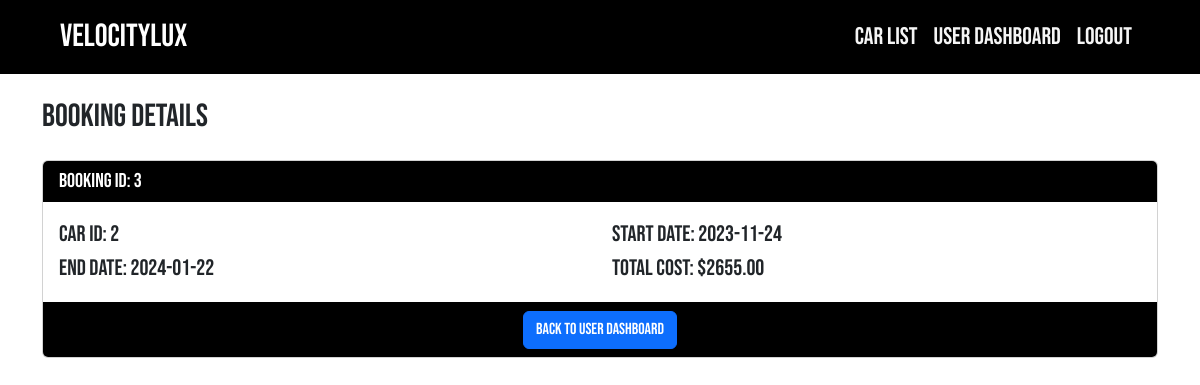
The app's page /components/view_booking_details.php?booking_id=3 (signed in) with its own data.
### tables this page shows
CREATE TABLE `bookings` (
  `booking_id` int(11) NOT NULL,
  `user_id` int(11) NOT NULL,
  `car_id` int(11) NOT NULL,
  `start_date` date NOT NULL,
  `end_date` date NOT NULL,
  `total_cost` decimal(8,2) NOT NULL,
  `created_at` timestamp NOT NULL DEFAULT current_timestamp()
);

### components/view_booking_details.php (the view, shortened to what this page needs)
<?php
include_once '../includes/navbar.php';
include_once '../includes/connection_db.php';
if (isset($_GET['booking_id'])) {
    $booking_id = $_GET['booking_id'];
    $query = "SELECT * FROM bookings WHERE booking_id = $booking_id";
    $result = mysqli_query($conn, $query);
    if ($result && mysqli_num_rows($result) > 0) {
        $booking = mysqli_fetch_assoc($result);
    } else {
        header("Location: /ecodrive/pages/booking_not_found.php");
        exit();
    }
} else {
    header("Location: /ecodrive/pages/booking_id_missing.php");
    exit();
}
?>
<!DOCTYPE html>
<html lang="en">
<head>
    <link href="https://cdn.jsdelivr.net/npm/bootstrap@5.3.2/dist/css/bootstrap.min.css" rel="stylesheet">
    <link rel="stylesheet" href="/ecodrive/css/style.css">
</head>
<body>
    <?php include_once '../includes/navbar.php'; ?>
    <div class="container mt-4">
        <h2 class="mb-4">Booking Details</h2>
        <div class="card mb-4">
            <div class="card-header bg-black text-white">
                <h5 class="card-title mb-0">Booking ID: <?php echo $booking['booking_id']; ?></h5>
            </div>
            <div class="card-body">
                <div class="row">
                    <div class="col-md-6">
                        <p class="card-text">Car ID: <?php echo $booking['car_id']; ?></p>
                    </div>
                    <div class="col-md-6">
                        <p class="card-text">Start Date: <?php echo $booking['start_date']; ?></p>
                    </div>
                </div>
                <div class="row">
                    <div class="col-md-6">
                        <p class="card-text">End Date: <?php echo $booking['end_date']; ?></p>
                    </div>
                    <div class="col-md-6">
                        <p class="card-text">Total Cost: $<?php echo $booking['total_cost']; ?></p>
                    </div>
                </div>
            </div>
            <div class="card-footer text-center bg-black">
                <a href="/ecodrive/pages/user_dashboard.php" class="btn btn-primary">Back to User Dashboard</a>
            </div>
        </div>
    </div>
</body>
</html>

### css/style.css (style rules this page uses)
html { scroll-behavior: smooth; }
body { height: 100vh; font-family: 'Bebas Neue', sans-serif; font-size: 1.4rem; }

### records on screen
bookings: booking_id "3", car "2", start_date "2023-11-24", end_date "2024-01-22", total_cost "2655.00"
